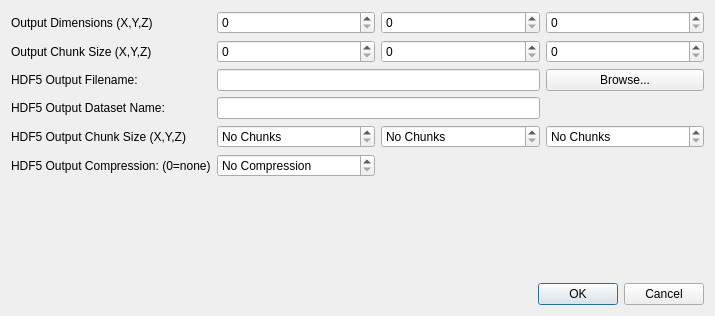
<?xml version="1.0" encoding="UTF-8"?>
<ui version="4.0">
 <class>CctwqtSetupOutputDialog</class>
 <widget class="QDialog" name="CctwqtSetupOutputDialog">
  <property name="geometry">
   <rect>
    <x>0</x>
    <y>0</y>
    <width>715</width>
    <height>316</height>
   </rect>
  </property>
  <property name="windowTitle">
   <string>CCTW - Setup Output...</string>
  </property>
  <layout class="QGridLayout" name="gridLayout">
   <item row="1" column="3">
    <widget class="QSpinBox" name="m_OutputChunkZ">
     <property name="toolTip">
      <string>Transform Chunk Size in Z</string>
     </property>
     <property name="maximum">
      <number>999999</number>
     </property>
    </widget>
   </item>
   <item row="4" column="0">
    <widget class="QLabel" name="label_8">
     <property name="toolTip">
      <string>HDF Chunk Size of Output File (0=unchunked)</string>
     </property>
     <property name="text">
      <string>HDF5 Output Chunk Size (X,Y,Z)</string>
     </property>
    </widget>
   </item>
   <item row="4" column="2">
    <widget class="QSpinBox" name="m_HDFOutputChunkY">
     <property name="toolTip">
      <string>Output HDF Chunk Size in Y</string>
     </property>
     <property name="specialValueText">
      <string>No Chunks</string>
     </property>
     <property name="maximum">
      <number>999999</number>
     </property>
    </widget>
   </item>
   <item row="3" column="0">
    <widget class="QLabel" name="label_2">
     <property name="text">
      <string>HDF5 Output Dataset Name:</string>
     </property>
    </widget>
   </item>
   <item row="1" column="0">
    <widget class="QLabel" name="label_7">
     <property name="toolTip">
      <string>Chunk size for transform calculations</string>
     </property>
     <property name="text">
      <string>Output Chunk Size (X,Y,Z)</string>
     </property>
    </widget>
   </item>
   <item row="4" column="3">
    <widget class="QSpinBox" name="m_HDFOutputChunkZ">
     <property name="toolTip">
      <string>Output HDF Chunk Size in Z</string>
     </property>
     <property name="specialValueText">
      <string>No Chunks</string>
     </property>
     <property name="maximum">
      <number>999999</number>
     </property>
    </widget>
   </item>
   <item row="2" column="1" colspan="2">
    <widget class="QLineEdit" name="m_OutputFileName"/>
   </item>
   <item row="2" column="3">
    <widget class="QPushButton" name="m_BrowseOutputFileName">
     <property name="text">
      <string>Browse...</string>
     </property>
    </widget>
   </item>
   <item row="1" column="1">
    <widget class="QSpinBox" name="m_OutputChunkX">
     <property name="toolTip">
      <string>Transform Chunk Size in X</string>
     </property>
     <property name="maximum">
      <number>999999</number>
     </property>
    </widget>
   </item>
   <item row="4" column="1">
    <widget class="QSpinBox" name="m_HDFOutputChunkX">
     <property name="toolTip">
      <string>Output HDF Chunk Size in X</string>
     </property>
     <property name="specialValueText">
      <string>No Chunks</string>
     </property>
     <property name="maximum">
      <number>999999</number>
     </property>
    </widget>
   </item>
   <item row="1" column="2">
    <widget class="QSpinBox" name="m_OutputChunkY">
     <property name="toolTip">
      <string>Transform Chunk Size in Y</string>
     </property>
     <property name="maximum">
      <number>999999</number>
     </property>
    </widget>
   </item>
   <item row="7" column="0" colspan="4">
    <widget class="QDialogButtonBox" name="buttonBox">
     <property name="orientation">
      <enum>Qt::Horizontal</enum>
     </property>
     <property name="standardButtons">
      <set>QDialogButtonBox::Cancel|QDialogButtonBox::Ok</set>
     </property>
    </widget>
   </item>
   <item row="5" column="0">
    <widget class="QLabel" name="label_9">
     <property name="text">
      <string>HDF5 Output Compression: (0=none)</string>
     </property>
    </widget>
   </item>
   <item row="6" column="0" colspan="4">
    <spacer name="verticalSpacer">
     <property name="orientation">
      <enum>Qt::Vertical</enum>
     </property>
     <property name="sizeHint" stdset="0">
      <size>
       <width>688</width>
       <height>115</height>
      </size>
     </property>
    </spacer>
   </item>
   <item row="2" column="0">
    <widget class="QLabel" name="label">
     <property name="text">
      <string>HDF5 Output Filename:</string>
     </property>
    </widget>
   </item>
   <item row="5" column="1">
    <widget class="QSpinBox" name="m_OutputCompression">
     <property name="toolTip">
      <string>Output HDF Chunk Size in X</string>
     </property>
     <property name="specialValueText">
      <string>No Compression</string>
     </property>
     <property name="maximum">
      <number>999999</number>
     </property>
    </widget>
   </item>
   <item row="3" column="1" colspan="2">
    <widget class="QLineEdit" name="m_OutputDatasetName"/>
   </item>
   <item row="0" column="0">
    <widget class="QLabel" name="label_10">
     <property name="toolTip">
      <string>Chunk size for transform calculations</string>
     </property>
     <property name="text">
      <string>Output Dimensions (X,Y,Z)</string>
     </property>
    </widget>
   </item>
   <item row="0" column="1">
    <widget class="QSpinBox" name="m_OutputDimensionsX">
     <property name="toolTip">
      <string>Transform Chunk Size in X</string>
     </property>
     <property name="maximum">
      <number>999999</number>
     </property>
    </widget>
   </item>
   <item row="0" column="2">
    <widget class="QSpinBox" name="m_OutputDimensionsY">
     <property name="toolTip">
      <string>Transform Chunk Size in Y</string>
     </property>
     <property name="maximum">
      <number>999999</number>
     </property>
    </widget>
   </item>
   <item row="0" column="3">
    <widget class="QSpinBox" name="m_OutputDimensionsZ">
     <property name="toolTip">
      <string>Transform Chunk Size in Z</string>
     </property>
     <property name="maximum">
      <number>999999</number>
     </property>
    </widget>
   </item>
  </layout>
 </widget>
 <resources/>
 <connections>
  <connection>
   <sender>buttonBox</sender>
   <signal>accepted()</signal>
   <receiver>CctwqtSetupOutputDialog</receiver>
   <slot>accept()</slot>
   <hints>
    <hint type="sourcelabel">
     <x>248</x>
     <y>254</y>
    </hint>
    <hint type="destinationlabel">
     <x>157</x>
     <y>274</y>
    </hint>
   </hints>
  </connection>
  <connection>
   <sender>buttonBox</sender>
   <signal>rejected()</signal>
   <receiver>CctwqtSetupOutputDialog</receiver>
   <slot>reject()</slot>
   <hints>
    <hint type="sourcelabel">
     <x>316</x>
     <y>260</y>
    </hint>
    <hint type="destinationlabel">
     <x>286</x>
     <y>274</y>
    </hint>
   </hints>
  </connection>
 </connections>
</ui>
